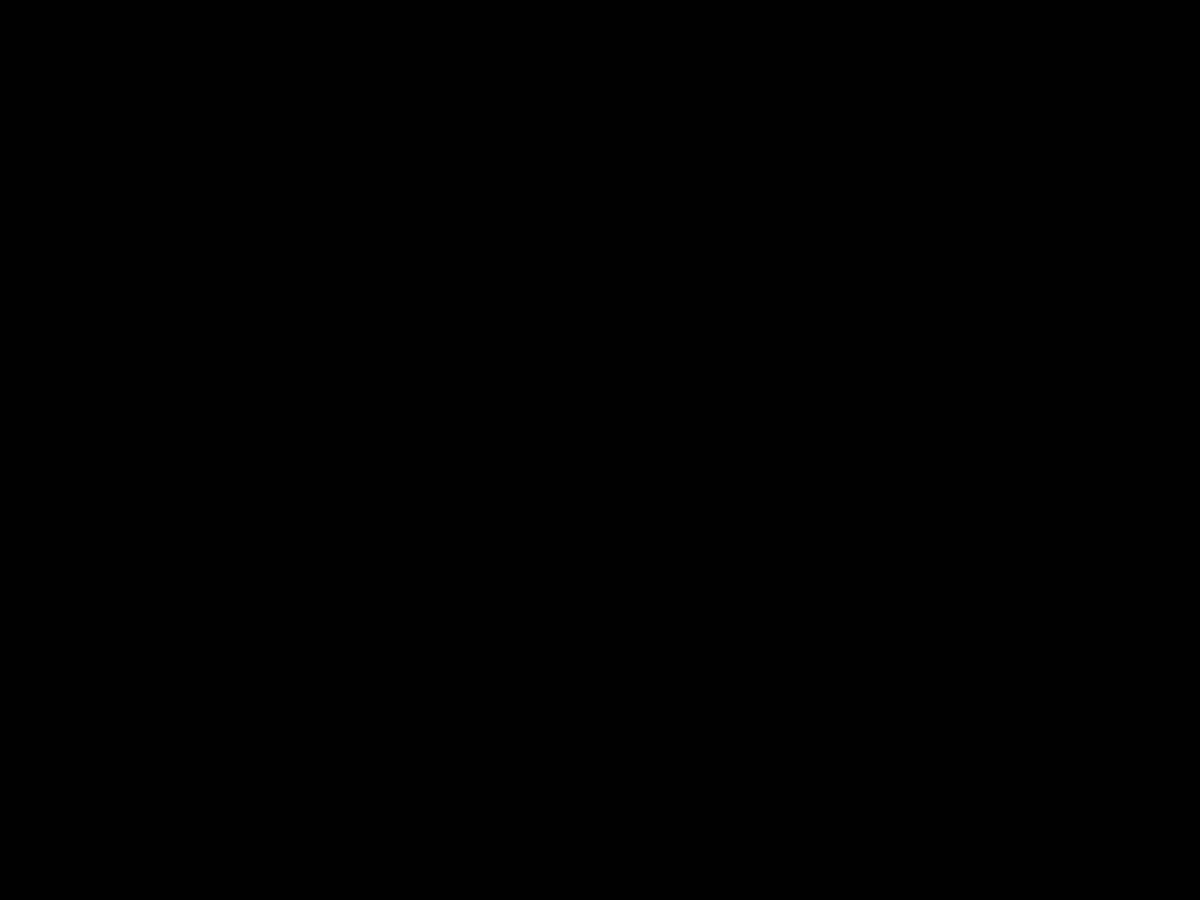
Frame 1 (no input)
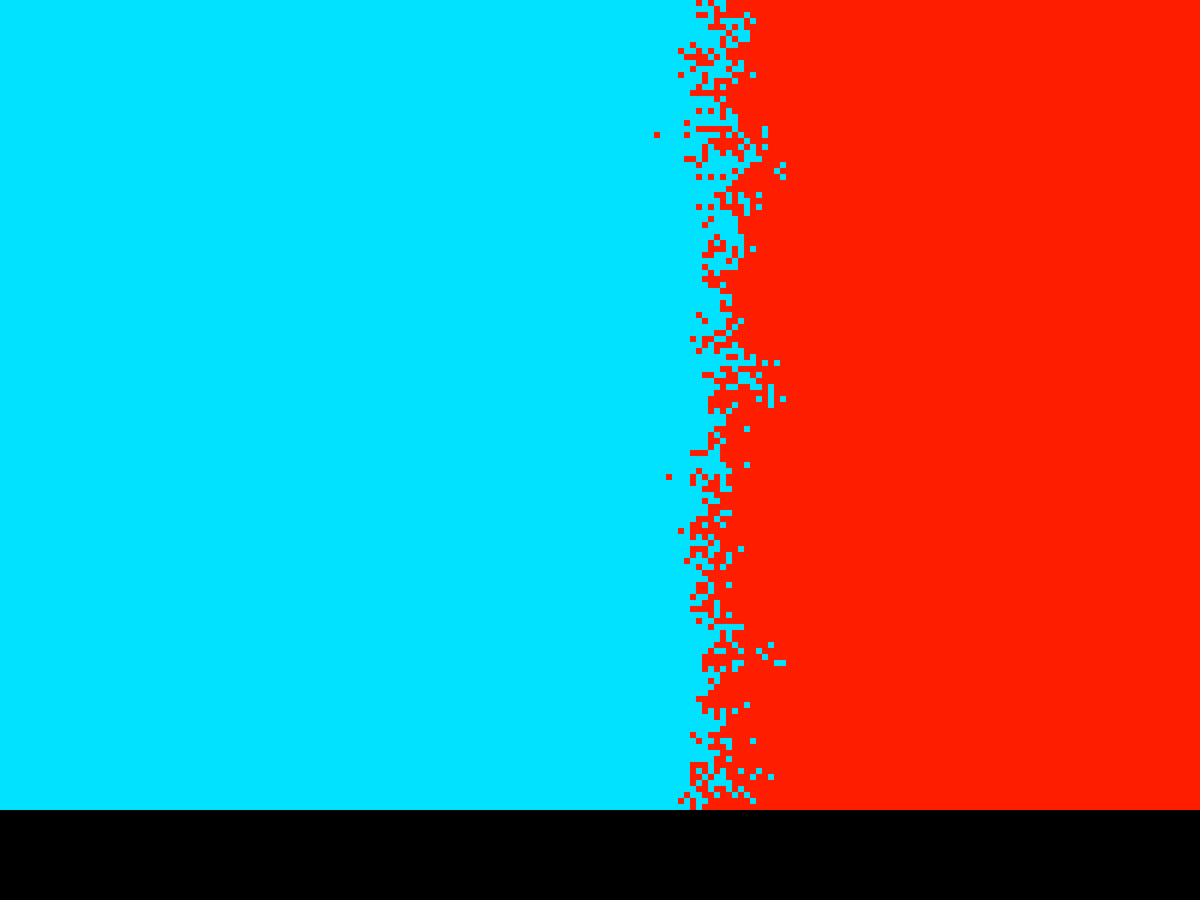
Frame 60 (the mouse pressed at the canvas centre just before this capture)
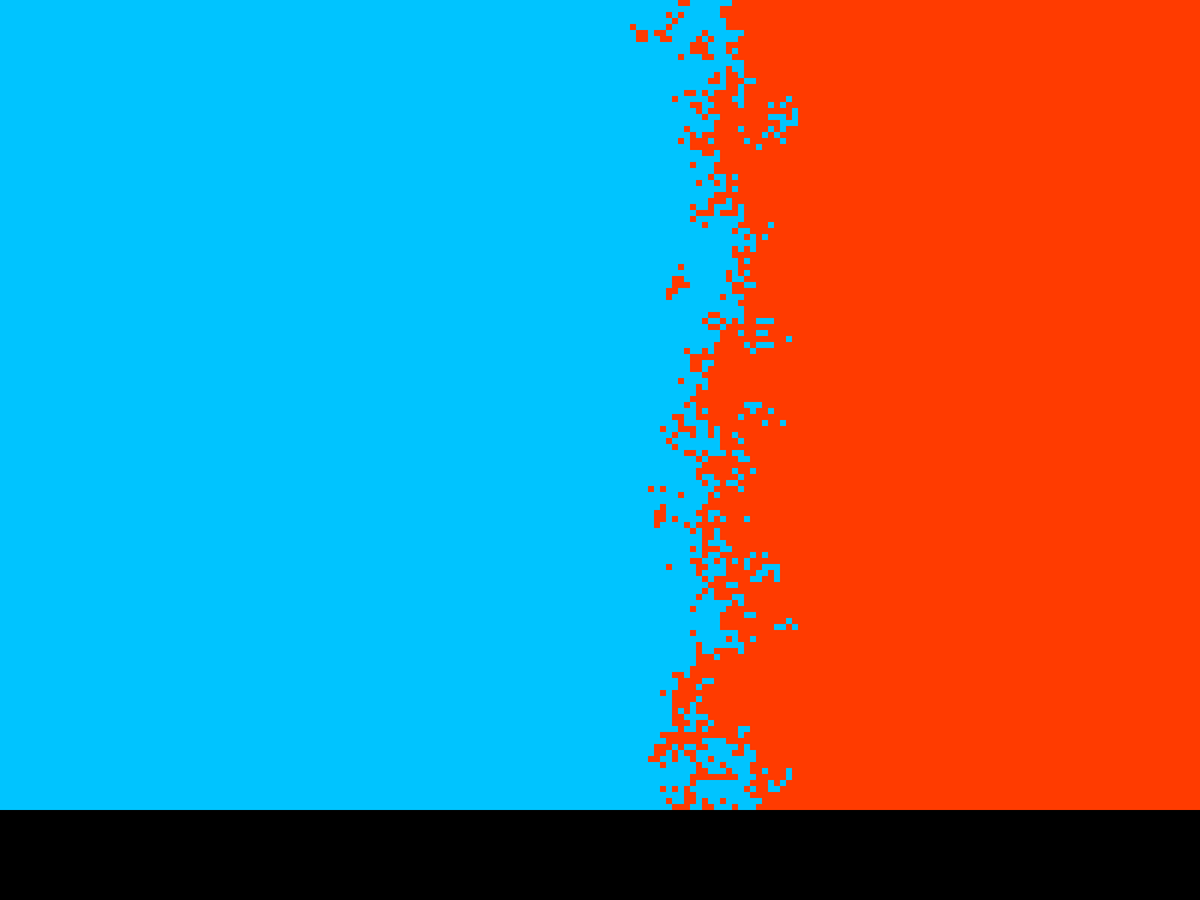
Frame 120 (the mouse held since frame 60 and released just before this capture)

The Processing sketch that drew these frames (run headless with seeded random() and noise(); from frame 60 on, the mouse is pressed at the canvas centre):

// Processing sketch: Pixels_Fighting
// ── Pixels_Fighting.pde
//change to change size of the squares
int pixelSize = 8;
//change to change time it takes for one frame
int frameTime = 2;
//change to change the rate at which colour change happens
int changeSpeed = 1;
//change to change the length of the trail the squares leave behind
int trail = 32;

int screenX = round(1920 / pixelSize);
int screenY = round(1080 / pixelSize);
boolean[][] field = new boolean[screenX][];
boolean[][] oldField = new boolean[screenX][];
int xCord = 0;
int yCord = 0;
int timer = 3;

int redC = 255;
int greenC = 0;
int blueC = 0;

void setup()
{
  fullScreen();
  background(0, 0, 0);
  noStroke();
  generateField();
}

void generateField()
{
    for (int i = 0; i < field.length; i++)
  {
    field[i] = new boolean[screenY];
    oldField[i] =  new boolean[screenY];
    if (i > (field.length - 1) / 2)
    {
      for (int j = 0; j < field[i].length; j++)
      {
        field[i][j] = false;
      }
    }
    else
    {
      for (int j = 0; j < field[i].length; j++)
      {
        field[i][j] = true;
      }
    }
  }
}

void generateColour() 
{
      //red to yellow
    if (greenC < 255 && redC >= 255 && blueC <= 0)
    {
      greenC += changeSpeed;
      blueC = 0;
    }
    //yellow to green
    else if (redC > 0 && greenC >= 255)
    {
      redC -= changeSpeed;
      greenC = 255;
    }
    //green to cyan
    else if (blueC < 255 && greenC >= 255)
    {
      redC = 0;
      blueC += changeSpeed;
    }
    //cyan to blue
    else if (greenC > 0 && blueC >= 255)
    {
      greenC -= changeSpeed;
      blueC = 255;
    }
    //blue to magenta
    else if (redC < 255 && blueC >= 255)
    {
      redC += changeSpeed;
      greenC = 0;
    }
    //magenta to red
    else if (blueC > 0 && redC >= 255)
    {
      redC = 255;
      blueC -= changeSpeed;
    }
}

void draw()
{
  if (timer == 0)
  {
    for (int i = 0; i < field.length; i++)
    {
       for (int j = 0; j < field[i].length; j++)
       {
         oldField[i][j] = field[i][j];
       }
    }
    for (int i = 0; i < field.length; i++)
    {
      for (int j = 0; j < field[i].length; j++)
      {
        int team1 = 0;
        int team2 = 0;
        boolean iLow = true, iHigh = true, jLow = true, jHigh = true;
        if (i > 0)
        {
          iLow = false;
        }
        if (i < field.length - 1)
        {
          iHigh = false;
        }
        if (j > 0)
        {
          jLow = false;
        }
        if (j < field[i].length - 1)
        {
          jHigh = false;
        }
        
        if (!iLow)
        {
          if (oldField[i-1][j]) { team1++; } else { team2++; }
          if (!jLow)
          {
            if (oldField[i-1][j-1]) { team1++; } else { team2++; }
          }
          if (!jHigh)
          {
            if (oldField[i-1][j+1]) { team1++; } else { team2++; }
          }
        }
        if (!iHigh)
        {
          if (oldField[i+1][j]) { team1++; } else { team2++; }
          if (!jLow)
          {
            if (oldField[i+1][j-1]) { team1++; } else { team2++; }
          }
          if (!jHigh)
          {
            if (oldField[i+1][j+1]) { team1++; } else { team2++; }
          }
        }
        if (!jLow)
        {
          if (oldField[i][j-1]) { team1++; } else { team2++; }
        }
        if (!jHigh)
        {
          if (oldField[i][j+1]) { team1++; } else { team2++; }
        }
        if (oldField[i][j]) { team1++; } else { team2++; }
        
       
        
        
        float ratio = 1 / (float(team1) + float(team2)) * float(team1);
        if (ratio > random(1)) { field[i][j] = true; } else { field[i][j] = false; }
      }
    }
    
    generateColour();
    fill(0, 0, 0);
    square(0, 0, 5000);
    fill(redC, greenC, blueC);
    xCord = 0;
    
    for (int i = 0; i < field.length; i++)
    {
      yCord = 0;
      for (int j = 0; j < field[i].length; j++)
      {
        if (field[i][j])
        {
          fill(255 - redC, 255 - greenC, 255 - blueC);
        }
        else
        {
          fill(redC, greenC, blueC);
        }
        square(xCord, yCord, pixelSize);
        yCord += pixelSize;
      }
      xCord += pixelSize;
    }
    
    timer = frameTime;
  }
  timer--;
  
}
